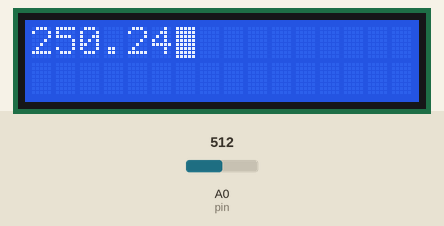
Simulated run of this sketch. Board: Arduino Uno, built with avr-gcc and run on an emulated ATmega328P. Parts: 16×2 character LCD. The inputs (shaded band) are chosen by the test bench; at power-on: A0 (pin) = 512. What the sketch prints to the serial monitor is not drawn.

Above: at 1.2 s.
1.3 s: A0 (pin) set to 716
At 2.8 s:
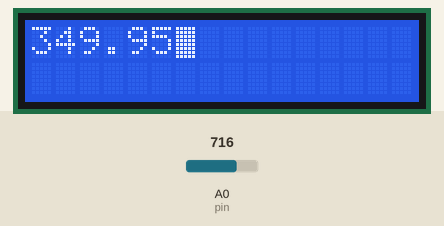
4.5 s: A0 (pin) set to 900
At 5.5 s:
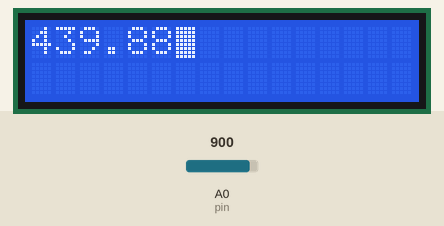
7.5 s: A0 (pin) set to 1023
At 8.8 s:
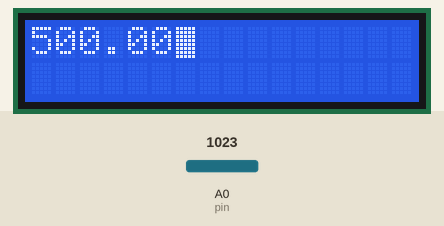
Timing chart, 0 to 10.5 s (numbered marks = the images above; inputs shaded):
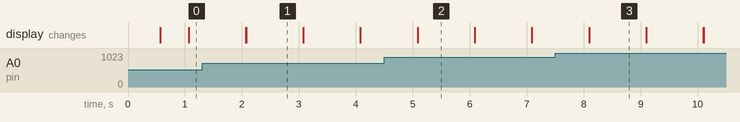

The sketch:

lcd_temp.ino
```cpp
#include <LiquidCrystal.h>


int reading;
int pin = A0;
float tmp;

const int rs = 12, en = 11, d4 = 2, d5 = 3, d6 = 4, d7 = 5;
LiquidCrystal lcd(rs, en, d4, d5, d6, d7);


void setup() {

  // put your setup code here, to run once:

  Serial.begin(9600);
  lcd.begin(16, 2);


  // Print a message to the LCD.
 // lcd.print("hello, world! ");


}

void loop() {
  // put your main code here, to run repeatedly:
  reading = analogRead(A0);
  tmp = 5*100.0*reading/1023;
  lcd.print(tmp);
  Serial.print(tmp);
  Serial.println("도");
  delay(500);

 // lcd.noBlink();
 // delay(500);
  //** Turn on the blinking cursor:
  lcd.blink();
  delay(500);

  lcd.clear();
}
```

Measured:
- after the input at 1.3 s, the display: first differs from a run without the input after 0.77 s (image 1)
- after the input at 4.5 s, the display: first differs from a run without the input after 0.59 s (image 2)
- after the input at 7.5 s, the display: first differs from a run without the input after 0.60 s (image 3)
- what the display in image 1 shows lasts 1.0 s, from 2.1 s to 3.1 s
